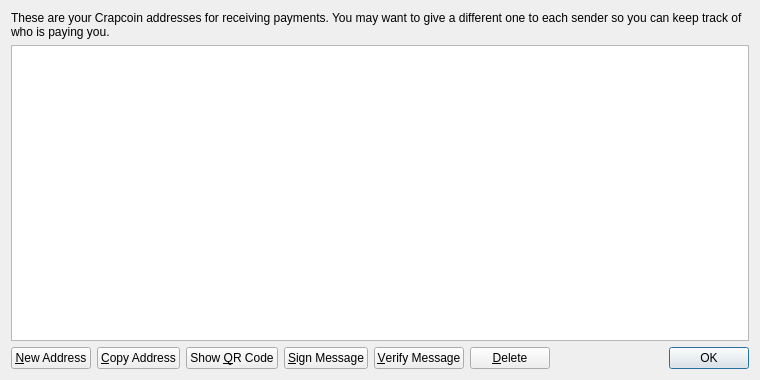
<?xml version="1.0" encoding="UTF-8"?>
<ui version="4.0">
 <class>AddressBookPage</class>
 <widget class="QWidget" name="AddressBookPage">
  <property name="geometry">
   <rect>
    <x>0</x>
    <y>0</y>
    <width>760</width>
    <height>380</height>
   </rect>
  </property>
  <property name="windowTitle">
   <string>Address Book</string>
  </property>
  <layout class="QVBoxLayout" name="verticalLayout">
   <item>
    <widget class="QLabel" name="labelExplanation">
     <property name="text">
      <string>These are your Crapcoin addresses for receiving payments. You may want to give a different one to each sender so you can keep track of who is paying you.</string>
     </property>
     <property name="textFormat">
      <enum>Qt::PlainText</enum>
     </property>
     <property name="wordWrap">
      <bool>true</bool>
     </property>
    </widget>
   </item>
   <item>
    <widget class="QTableView" name="tableView">
     <property name="contextMenuPolicy">
      <enum>Qt::CustomContextMenu</enum>
     </property>
     <property name="toolTip">
      <string>Double-click to edit address or label</string>
     </property>
     <property name="tabKeyNavigation">
      <bool>false</bool>
     </property>
     <property name="alternatingRowColors">
      <bool>true</bool>
     </property>
     <property name="selectionMode">
      <enum>QAbstractItemView::SingleSelection</enum>
     </property>
     <property name="selectionBehavior">
      <enum>QAbstractItemView::SelectRows</enum>
     </property>
     <property name="sortingEnabled">
      <bool>true</bool>
     </property>
     <attribute name="verticalHeaderVisible">
      <bool>false</bool>
     </attribute>
    </widget>
   </item>
   <item>
    <layout class="QHBoxLayout" name="horizontalLayout">
     <item>
      <widget class="QPushButton" name="newAddressButton">
       <property name="toolTip">
        <string>Create a new address</string>
       </property>
       <property name="text">
        <string>&amp;New Address</string>
       </property>
       <property name="icon">
        <iconset resource="../bitcoin.qrc">
         <normaloff>:/icons/add</normaloff>:/icons/add</iconset>
       </property>
      </widget>
     </item>
     <item>
      <widget class="QPushButton" name="copyToClipboard">
       <property name="toolTip">
        <string>Copy the currently selected address to the system clipboard</string>
       </property>
       <property name="text">
        <string>&amp;Copy Address</string>
       </property>
       <property name="icon">
        <iconset resource="../bitcoin.qrc">
         <normaloff>:/icons/editcopy</normaloff>:/icons/editcopy</iconset>
       </property>
      </widget>
     </item>
     <item>
      <widget class="QPushButton" name="showQRCode">
       <property name="text">
        <string>Show &amp;QR Code</string>
       </property>
       <property name="icon">
        <iconset resource="../bitcoin.qrc">
         <normaloff>:/icons/qrcode</normaloff>:/icons/qrcode</iconset>
       </property>
      </widget>
     </item>
     <item>
      <widget class="QPushButton" name="signMessage">
       <property name="toolTip">
        <string>Sign a message to prove you own a Bitcoin address</string>
       </property>
       <property name="text">
        <string>&amp;Sign Message</string>
       </property>
       <property name="icon">
        <iconset resource="../bitcoin.qrc">
         <normaloff>:/icons/edit</normaloff>:/icons/edit</iconset>
       </property>
      </widget>
     </item>
     <item>
      <widget class="QPushButton" name="verifyMessage">
       <property name="toolTip">
        <string>Verify a message to ensure it was signed with a specified Bitcoin address</string>
       </property>
       <property name="text">
        <string>&amp;Verify Message</string>
       </property>
       <property name="icon">
        <iconset resource="../bitcoin.qrc">
         <normaloff>:/icons/transaction_0</normaloff>:/icons/transaction_0</iconset>
       </property>
      </widget>
     </item>
     <item>
      <widget class="QPushButton" name="deleteButton">
       <property name="toolTip">
        <string>Delete the currently selected address from the list. Only sending addresses can be deleted.</string>
       </property>
       <property name="text">
        <string>&amp;Delete</string>
       </property>
       <property name="icon">
        <iconset resource="../bitcoin.qrc">
         <normaloff>:/icons/remove</normaloff>:/icons/remove</iconset>
       </property>
      </widget>
     </item>
     <item>
      <spacer name="horizontalSpacer">
       <property name="orientation">
        <enum>Qt::Horizontal</enum>
       </property>
       <property name="sizeHint" stdset="0">
        <size>
         <width>40</width>
         <height>20</height>
        </size>
       </property>
      </spacer>
     </item>
     <item>
      <widget class="QDialogButtonBox" name="buttonBox">
       <property name="sizePolicy">
        <sizepolicy hsizetype="Maximum" vsizetype="Fixed">
         <horstretch>0</horstretch>
         <verstretch>0</verstretch>
        </sizepolicy>
       </property>
       <property name="standardButtons">
        <set>QDialogButtonBox::Ok</set>
       </property>
      </widget>
     </item>
    </layout>
   </item>
  </layout>
 </widget>
 <resources>
  <include location="../bitcoin.qrc"/>
 </resources>
 <connections/>
</ui>
